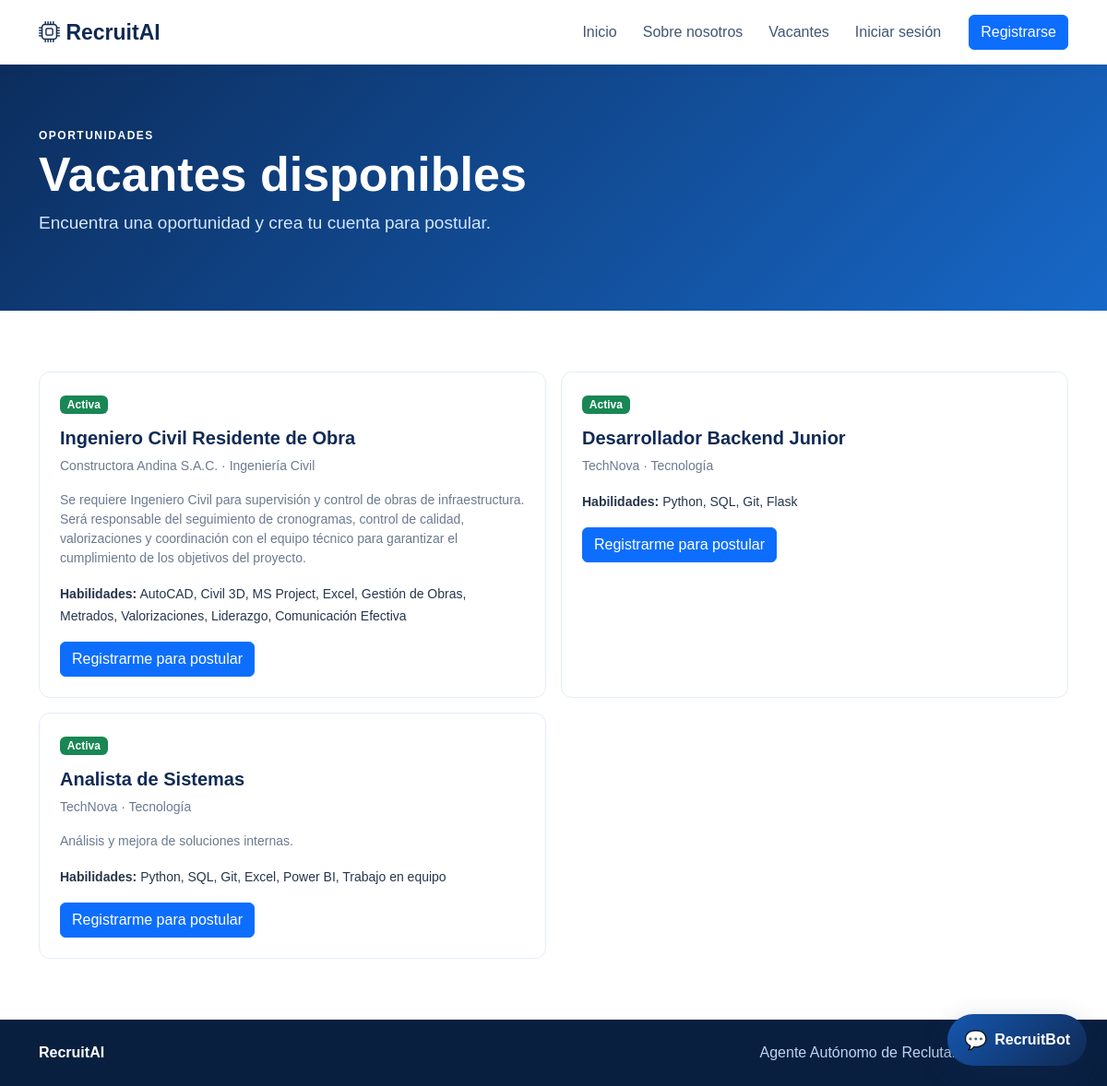
The page /vacantes-publicas on the database its author committed.
### tables this page shows
CREATE TABLE vacantes (
        id INTEGER PRIMARY KEY AUTOINCREMENT, titulo TEXT NOT NULL, empresa TEXT NOT NULL,
        area TEXT, descripcion TEXT, requisitos TEXT, habilidades TEXT, experiencia INTEGER DEFAULT 0,
        estudios TEXT, fecha_entrevista TEXT, hora_entrevista TEXT, estado TEXT DEFAULT 'Activa',
        fecha_creacion TEXT DEFAULT CURRENT_TIMESTAMP
    , peso_habilidades INTEGER DEFAULT 70, peso_experiencia INTEGER DEFAULT 20, peso_estudios INTEGER DEFAULT 10, umbral_preseleccion INTEGER DEFAULT 80, umbral_observacion INTEGER DEFAULT 60, carreras_objetivo TEXT);

### files-mentioned-by-the-user-texto/app.py (the view)
@app.route("/vacantes-publicas")
def vacantes_publicas():
    return render_template("vacantes_publicas.html", vacantes=obtener_vacantes(solo_activas=True))

### files-mentioned-by-the-user-texto/app.py (called while the page is built)
@app.context_processor
def inject_csrf_token():
    def csrf_token():
        if "_csrf_token" not in session:
            session["_csrf_token"] = secrets.token_hex(24)
        return session["_csrf_token"]
    context = {"csrf_token": csrf_token}
    if session.get("rol") == "admin":
        context["nav_vacantes"] = obtener_vacantes()
        context["nav_vacante"] = _vacante_seleccionada()
    return context

@app.before_request
def csrf_protect():
    if request.method == "POST":
        expected = session.get("_csrf_token", "")
        payload = request.get_json(silent=True) or {}
        received = request.form.get("_csrf_token", "") or request.headers.get("X-CSRFToken", "") or payload.get("_csrf_token", "")
        if not expected or not hmac.compare_digest(expected, received):
            flash("La solicitud expiró o no es válida. Inténtalo nuevamente.", "warning")
            if request.is_json:
                return jsonify({"error": "csrf", "message": "Solicitud expirada o no valida."}), 400
            return redirect(request.referrer or url_for("landing"))

### files-mentioned-by-the-user-texto/modules/database.py (called while the page is built)
def _connection():
    DB_PATH.parent.mkdir(exist_ok=True)
    connection = sqlite3.connect(DB_PATH)
    connection.row_factory = sqlite3.Row
    connection.execute("PRAGMA foreign_keys = ON")
    return connection

def _rows(query, params=()):
    with _connection() as connection:
        return [dict(row) for row in connection.execute(query, params).fetchall()]

def obtener_vacantes(solo_activas=False):
    query = "SELECT * FROM vacantes"
    if solo_activas:
        query += " WHERE estado='Activa'"
    return _rows(query + " ORDER BY id DESC")

### files-mentioned-by-the-user-texto/templates/vacantes_publicas.html
{% extends 'base_public.html' %}{% block title %}Vacantes | RecruitAI{% endblock %}
{% block content %}<section class="page-hero"><div class="container"><span class="eyebrow">OPORTUNIDADES</span><h1>Vacantes disponibles</h1><p>Encuentra una oportunidad y crea tu cuenta para postular.</p></div></section><section class="public-section"><div class="container"><div class="row g-3">{% for item in vacantes %}<div class="col-md-6"><div class="job-card h-100"><span class="badge text-bg-success">{{item.estado}}</span><h5>{{item.titulo}}</h5><p>{{item.empresa}} · {{item.area}}</p><p>{{item.descripcion}}</p><small><strong>Habilidades:</strong> {{item.habilidades}}</small><br><a class="btn btn-primary mt-3" href="{{url_for('register')}}">Registrarme para postular</a></div></div>{% endfor %}</div></div></section>{% endblock %}

### files-mentioned-by-the-user-texto/static/css/style.css (style rules this page uses)
:root { --blue:#1557b0;--navy:#102a54;--bg:#f4f7fb;--muted:#6b7a90 }
* { box-sizing:border-box }
body { background:var(--bg);color:#26364d;font-family:Arial,sans-serif }
.public-body { background:#fff }
.hero,.page-hero { background:linear-gradient(135deg,#0c2d5d,#1768c8);color:#fff }
.page-hero { padding:64px 0 }
.hero h1,.page-hero h1 { font-size:52px;font-weight:800;max-width:750px }
.hero p,.page-hero p { color:#d4e7ff;font-size:19px;max-width:760px }
.eyebrow,.section-heading span { font-size:12px;font-weight:800;letter-spacing:1.5px }
.public-section { padding:66px 0 }
.feature-card,.job-card,.agent-card { background:#fff;border:1px solid #e4edf7;border-radius:12px;height:100%;padding:22px }
.feature-card h5,.job-card h5 { color:var(--navy);font-weight:700;margin-top:13px }
.feature-card p,.job-card p,.agent-card p { color:var(--muted);font-size:14px }

### rows shown on the page
vacantes: estado "Activa", titulo "Ingeniero Civil Residente de Obra", empresa "Constructora Andina S.A.C.", area "Ingeniería Civil", descripcion "Se requiere Ingeniero Civil para supervisión y control de obras de infraestructura. Será responsable del seguimiento de cronogramas, control de calidad, valorizaciones y coordinación con el equipo técnico para garantizar el cumplimiento de los objetivos del proyecto.", habilidades "AutoCAD, Civil 3D, MS Project, Excel, Gestión de Obras, Metrados, Valorizaciones, Liderazgo, Comunicación Efectiva"
vacantes: estado "Activa", titulo "Desarrollador Backend Junior", empresa "TechNova", area "Tecnología", habilidades "Python, SQL, Git, Flask"
vacantes: estado "Activa", titulo "Analista de Sistemas", empresa "TechNova", area "Tecnología", descripcion "Análisis y mejora de soluciones internas.", habilidades "Python, SQL, Git, Excel, Power BI, Trabajo en equipo"
